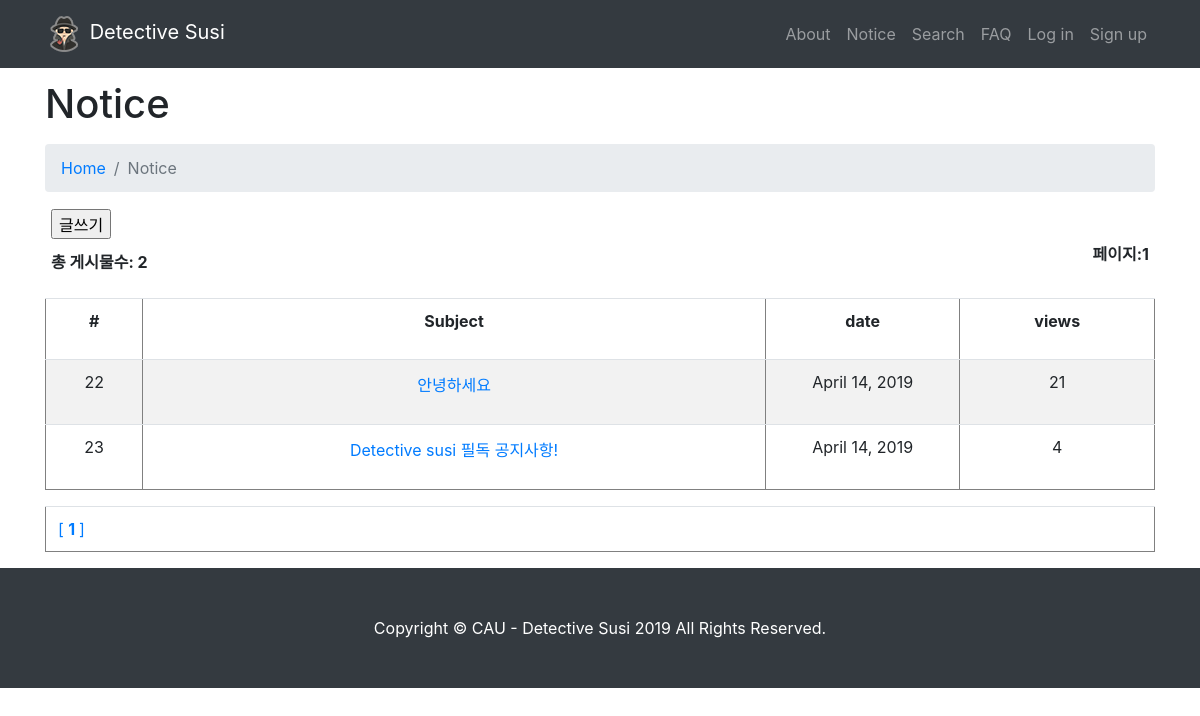
The page /notice/ on the database its author committed.
### main/models.py (models this page shows)
class NoticeBoard(models.Model):
	subject = models.CharField(max_length=50,blank=True)	#제목
	name = models.CharField(max_length=50,blank=True)		#이름
	created_date = models.DateField(null=True, blank=True)	#생성일
	memo = models.TextField(max_length=1000, blank=True)	#내용
	hits = models.IntegerField(null=True,blank=True)		#조회수

### main/views.py (the view)
# urls.py: path('notice/', views.notice, name='notice'),
def notice(request):
    boardList = NoticeBoard.objects.order_by('id')[0:5]
    current_page =1
    totalCnt = NoticeBoard.objects.all().count()
    pagingHelperIns = pagingHelper()    #객체 생성
    totalPageList = pagingHelperIns.getTotalPageList(totalCnt,rowsPerPage)
    print ('totalPageList',totalPageList)
    context = {
        'boardList':boardList,
        'totalCnt':totalCnt,
        'current_page':current_page,
        'totalPageList':totalPageList,
    }
    return render(request,'main/listSpecificPage.html',context)

### main/views.py (called while the page is built)
    def getTotalPageList(self, total_cnt,rowsPerPage):
        if((total_cnt % rowsPerPage)==0):
            self.total_pages=int(total_cnt/rowsPerPage)
            print ('getTotalPageList #1')
        else:
            self.total_pages=int((total_cnt/rowsPerPage)+1)
            print ('getTotalPageList #2')
        self.totalPageList=[]
        for j in range(self.total_pages):
            self.totalPageList.append(j+1)
        return self.totalPageList

### main/templates/main/listSpecificPage.html
{% extends "main/layout.html" %}
{% block content %}
{% load static %}
 <div class="container">
    <h1 class="mt-4 mb-3">Notice
    </h1>
    <ol class="breadcrumb">
      <li class="breadcrumb-item">
        <a href="{% url 'main:home'%}">Home</a>
      </li>
      <li class="breadcrumb-item active">Notice</li>
    </ol>
    <CENTER>
        <div>
<table cellspacing=1 width=1100 border=0 >
    <tr>
    <td><input type=button value="글쓰기"  OnClick="window.location='/show_write_form'"></td>
    </tr>
    <tr>
        <td><b>총 게시물수: {{ totalCnt }}</b></td>
        <td><p align=right><b> 페이지:{{ current_page }}</b></p>
        </td>
    </tr>
</table>
<table cellspacing=1 width=700 border=1 class="table table-striped">
    <thead>
    <tr>
        <td width=50><p align=center><b>#</b></p>
        </td>
        <td width=320><p align=center><b>Subject</b></p>
        </td>
        <td width=100><p align=center><b>date</b></p>
        </td>
        <td width=100><p align=center><b>views</b></p>
        </td>
    </tr>
</thead>
    {% if boardList %}
        <ul>
            {% for boardRow in boardList %}
            <tr>
            <td width=50><p align=center>{{ boardRow.id }}</p></td>
            <td width=320>
                <p align=center>
                    <a href="/viewWork?memo_id={{ boardRow.id }}&current_page={{ current_page }}&searchStr=None" title="{{ boardRow.memo}}">{{ boardRow.subject }}</a>
                </p>
            </td>
            <td width=100><p align=center>{{ boardRow.created_date }}</p></td>
            <td width=100><p align=center>{{ boardRow.hits }}</p></td>
            </tr>
            {% endfor %}
        </ul>
    {% endif %}
</table>
<table cellspacing=1 width=700 border=1 class = "table">
    <tr>
        <td>
        {% for page in totalPageList %}
            <a href="/listSpecificPageWork?current_page={{page}}" >
            [
            {% ifequal page current_page %}
                <b>
            {% endifequal %}
            {{page}}
            {% ifequal page current_page  %}
                </b>
            {% endifequal %}
            ]
        </a>
        {% endfor %}
        </td>
    </tr>
</table>
</div>
</CENTER>
</div>
{% endblock %}

### static/css/modern-business.css (style rules this page uses)
body { padding-top: 56px; }

### rows shown on the page
NoticeBoard: id "22", subject "안녕하세요", created_date "April 14, 2019", hits "21"
NoticeBoard: id "23", subject "Detective susi 필독 공지사항!", created_date "April 14, 2019", hits "4"

### other values the page prints
{{ totalCnt }} "2"
{{ current_page }} "1"
{{ page }} "1"
